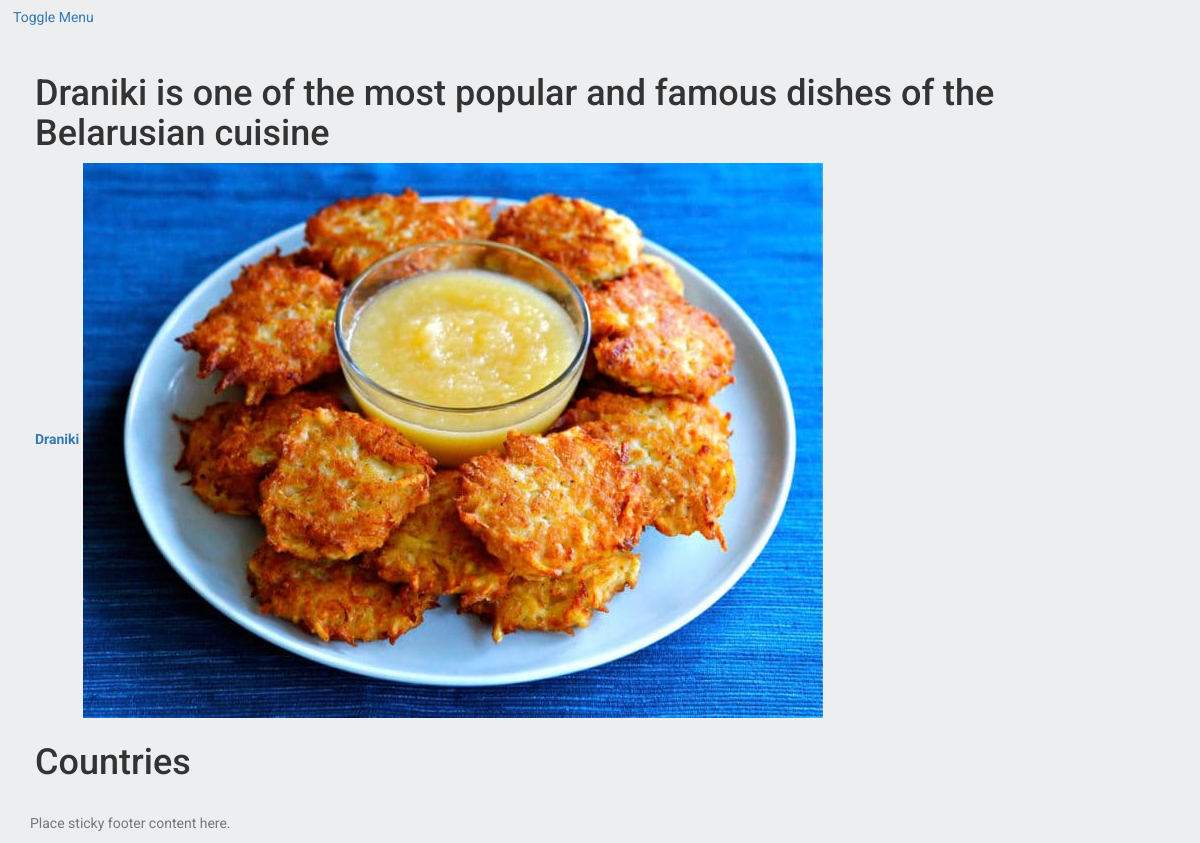
The page /dish/1/ on the database as committed earlier.
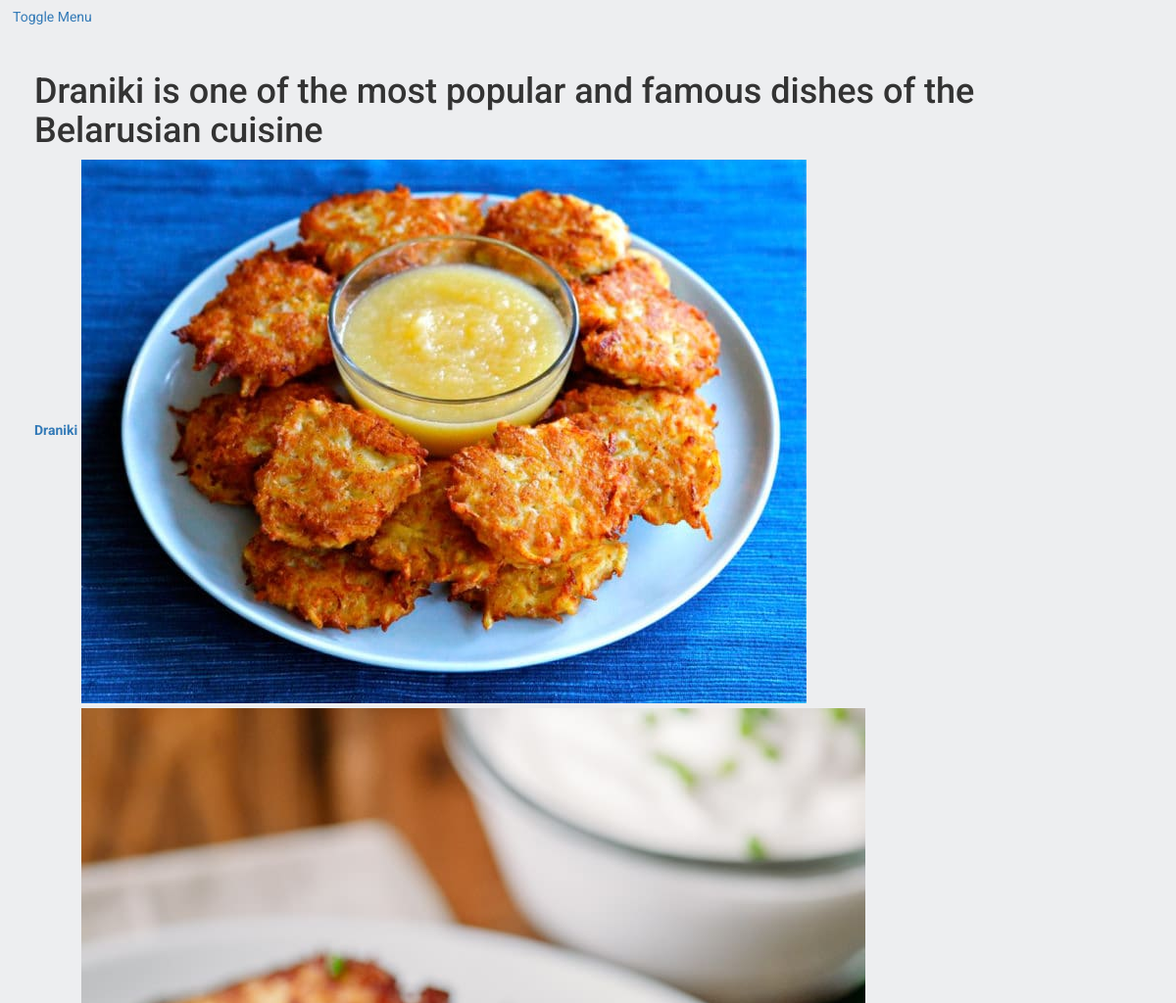
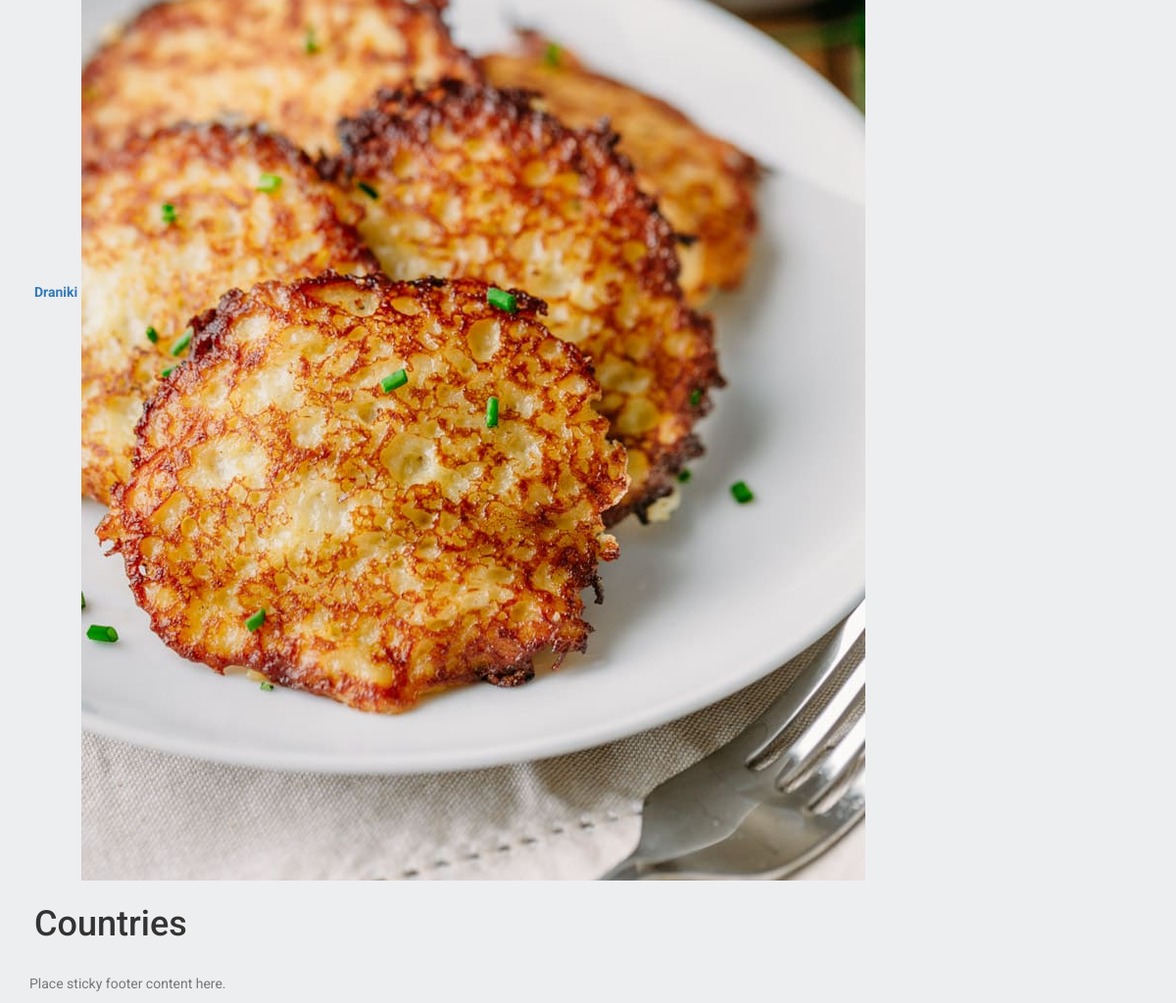
The same page on the database as committed later (2 pictures, top to bottom).
### base/models.py (models this page shows, shortened)
class Dish(models.Model):
    name = models.CharField(max_length=256, help_text='max_length=256')
    description = models.CharField(max_length=256, help_text='max_length=256', blank=True)
    main_img = models.ImageField(upload_to='base/dish_img/', blank=True, null=True)
    country = models.ForeignKey(Countries, on_delete=models.CASCADE, null=True)
    recipe = models.CharField(max_length=2048, help_text='max_length=2048', blank=True, null=True, default=None)
    class Meta:
        verbose_name = "National Dish"
        verbose_name_plural = "National Dishes"

class DishImg(models.Model):
    name = models.CharField(max_length=256, help_text='name of picture (name_"img")')
    dish = models.ForeignKey(Dish, on_delete=models.CASCADE, null=True)
    img = models.ImageField(upload_to='base/dish_img/')
    is_activ = models.BooleanField(default=False)
    upload = models.DateTimeField(auto_now_add=True, auto_now=False)
    class Meta:
        verbose_name = "Image"
        verbose_name_plural = "Images"

### base/views.py (the view)
# urls.py: url(r'^dish/(?P<pk>[0-9]+)/$', views.DishView.as_view(), name='dish'),
class DishView(DetailView):
    model = Dish
    template_name = 'base/dish.html'

### templates/base/dish.html (shortened to what this page needs)
{% extends 'base.html' %}
{% load static %}
{% block content %}
<div id="page-content-wrapper">
    <div class="container-fluid">
    <h1>{{ dish.description }}</h1>
        {% for img in dish.dishimg_set.all %}
            <label for="dish{{forloop.counter}}">
                <a href="{% url 'base:dish' dish.id %}">{{ dish.name }}</a>
            <img src="{{ img.img.url }}">
            </label><br>
        {% endfor %}
        <h1>Countries</h1>
    </div>
</div>
{% endblock %}

### templates/base.html (shortened to what this page needs)
<!DOCTYPE html>
{% load static %}
<html lang="en">
    <head>
        <link rel="stylesheet" href="https://maxcdn.bootstrapcdn.com/bootstrap/3.3.7/css/bootstrap.min.css">
        <link href="{% static 'css/style.css'%}" rel="stylesheet">
        <link href="{% static 'css/simple-sidebar.css' %}" rel="stylesheet">
    </head>
    <body>
        <div id="wrapper">
            <a href="#menu-toggle" class="btn btn-secondary" id="menu-toggle">Toggle Menu</a>
                {% block content %}
                {% endblock %}
        </div>
        {% include 'footer.html' %}
    </body>
</html>

### templates/footer.html
 <footer class="footer">
      <div class="container">
        <p class="text-muted">Place sticky footer content here.</p>
      </div>
 </footer>

### static/dev/css/style.css (style rules this page uses)
html, body { height: 100%; max-height: 100%; font-family: 'Roboto', sans-serif; background-color: #edeef0; }

### static/dev/css/simple-sidebar.css (style rules this page uses)
body { overflow-x: hidden; }
#wrapper { padding-left: 0; -webkit-transition: all 0.5s ease; -moz-transition: all 0.5s ease; -o-transition: all 0.5s ease; transition: all 0.5s ease; }
#page-content-wrapper { width: 100%; position: absolute; padding: 15px; }
@media (min-width:768px) { #wrapper { padding-left: 0; } }
@media (min-width:768px) { #page-content-wrapper { padding: 20px; position: relative; } }

Rows that differ between the two databases and show on the page:
added DishImg: {{ dish.name }} "Draniki", img (picture)
